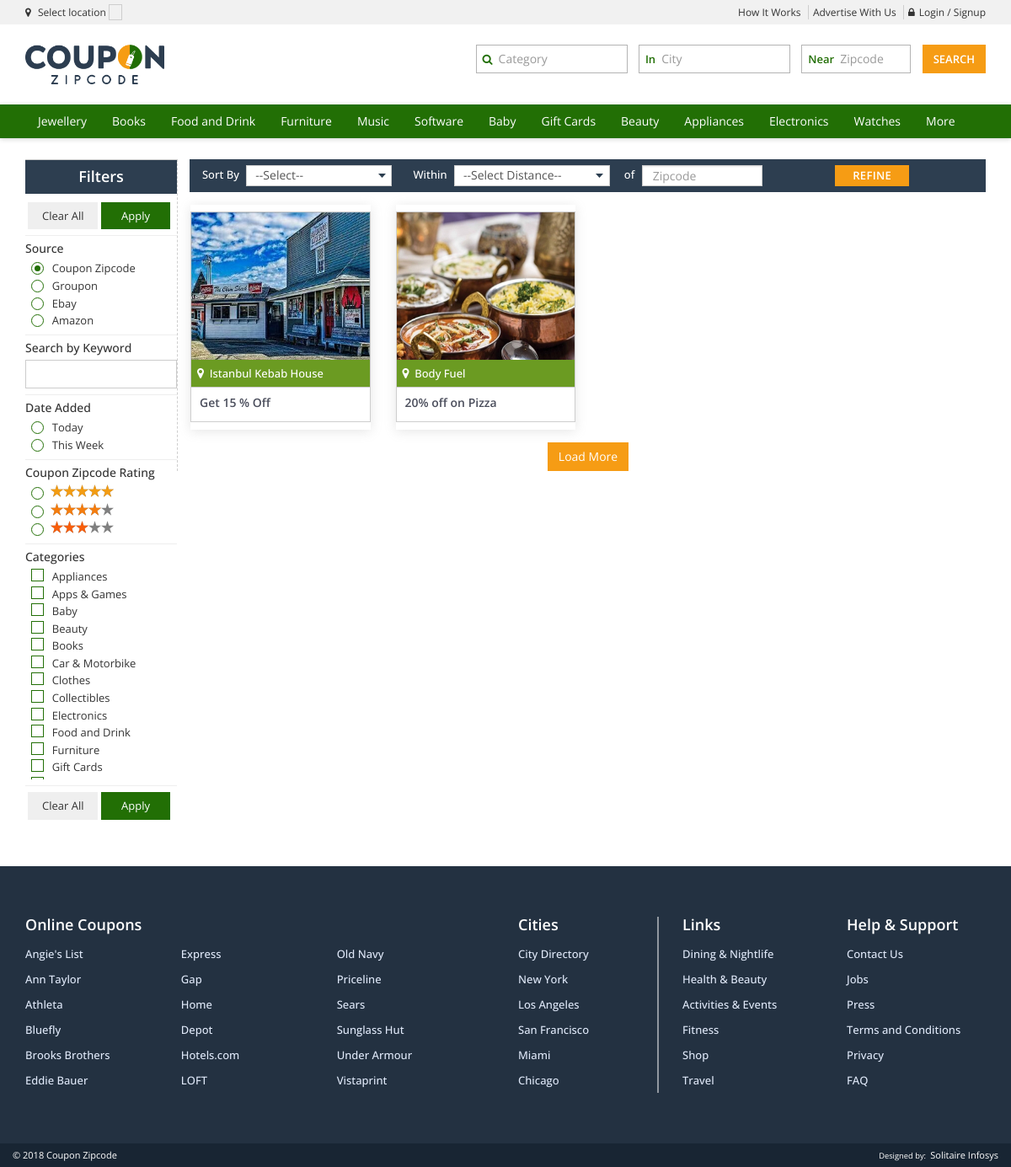
The page /index.php/coupons/list_deals on the database its author committed.
### tables this page shows
CREATE TABLE IF NOT EXISTS `stores_category` (
  `id` int(10) unsigned NOT NULL AUTO_INCREMENT,
  `store_category_name` varchar(128) NOT NULL,
  `store_category_slug` varchar(50) DEFAULT NULL,
  `store_category_keywords` varchar(1024) DEFAULT NULL,
  `store_category_description` longtext,
  `is_featured` tinyint(1) NOT NULL DEFAULT '0',
  `status` int(11) NOT NULL DEFAULT '1',
  `deleted_at` datetime DEFAULT NULL,
  `created_at` datetime NOT NULL,
  `updated_at` datetime DEFAULT NULL,
  PRIMARY KEY (`id`)
);

CREATE TABLE IF NOT EXISTS `coupons` (
  `id` int(10) unsigned NOT NULL AUTO_INCREMENT,
  `coupon_title` varchar(256) NOT NULL,
  `coupon_code` varchar(128) NOT NULL,
  `coupon_type` int(11) NOT NULL DEFAULT '1',
  `coupon_start_date` datetime NOT NULL,
  `coupon_end_date` datetime NOT NULL,
  `coupon_description` longtext NOT NULL,
  `coupon_fine_print` varchar(1024) NOT NULL,
  `coupon_zipcode_id` varchar(50) NOT NULL,
  `coupon_store_id` int(11) NOT NULL,
  `coupon_publish` tinyint(1) NOT NULL DEFAULT '1',
  `status` int(11) NOT NULL DEFAULT '3',
  `deleted_at` datetime DEFAULT NULL,
  `created_at` datetime NOT NULL,
  `updated_at` datetime DEFAULT NULL,
  PRIMARY KEY (`id`)
);

CREATE TABLE IF NOT EXISTS `stores` (
  `id` int(10) unsigned NOT NULL AUTO_INCREMENT,
  `store_name` varchar(256) NOT NULL,
  `store_phone` varchar(20) NOT NULL,
  `store_website` varchar(100) DEFAULT NULL,
  `store_latitude` varchar(15) NOT NULL,
  `store_longitude` varchar(15) NOT NULL,
  `store_zipcode_id` int(11) NOT NULL,
  `store_category_id` int(11) NOT NULL,
  `store_address_id` int(11) NOT NULL,
  `store_type` varchar(128) DEFAULT NULL,
  `store_description` longtext,
  `store_fb_url` varchar(128) DEFAULT NULL,
  `store_tw_url` varchar(128) DEFAULT NULL,
  `store_email` varchar(128) DEFAULT NULL,
  `store_rating` double(2,1) NOT NULL DEFAULT '0.0',
  `store_featured_image` varchar(1024) NOT NULL,
  `is_featured` tinyint(1) NOT NULL DEFAULT '0',
  `status` int(11) NOT NULL DEFAULT '1',
  `deleted_at` datetime DEFAULT NULL,
  `created_at` datetime NOT NULL,
  `updated_at` datetime DEFAULT NULL,
  PRIMARY KEY (`id`)
);

CREATE TABLE IF NOT EXISTS `settings` (
  `id` int(11) NOT NULL AUTO_INCREMENT,
  `setting_key` varchar(128) NOT NULL,
  `setting_value` longtext NOT NULL,
  `created_at` datetime NOT NULL,
  `updated_at` datetime DEFAULT NULL,
  PRIMARY KEY (`id`)
);

### application/views/category_deals.php (the view, shortened to what the rows shown need)
<link rel="stylesheet" type="text/css" href="<?php echo plugin_url() . 'rateyo' . DS . 'jquery.rateyo.min.css'?>">
<div class="row">
	<section class="cat_coupons_wrapper">
		<div class="container">
			<div class="row">
				<div class="section_main">
					<div class="col-sm-3 col-md-2 left-pane">
						<div class="filter_inner_wrap">
							<form action="<?php echo base_url() . 'deals'; ?>" id="deal_search_form">
								<div class="filter_cat_div">
									<?php
									foreach ($all_categories as $keyAC => $valueAC)
									{
									?>
										<ul class="filters-ul hide" id="<?php echo $keyAC . '_cat_ul'; ?>">
											<?php
											foreach ($valueAC as $keySub => $valueSub)
											{
												$cls_str = '';
												if ($keySub > 4)
												{
													$cls_str = 'hid_ul';
												}
												$src_cat_str = 'local-cat';
												if (isset($valueSub['category_source']))
												{
													if ($valueSub['category_source'] == CATEGORY_SRC_EBAY)
													{
														$src_cat_str = 'ebay-cat';
													}
													elseif ($valueSub['category_source'] == CATEGORY_SRC_GROUPON)
													{
														$src_cat_str = 'groupon-cat';
													}
													elseif ($valueSub['category_source'] == CATEGORY_SRC_AMAZON)
													{
														$src_cat_str = 'amazon-cat';
													}
												}
											?>
												<li class="<?php echo $cls_str; ?>" data-src="<?php echo $src_cat_str; ?>">
													<span><?php echo $valueSub['store_category_name']; ?></span>
												</li>
											<?php
											}
											?>
										</ul>
									<?php
									}
									?>
								</div>
							</form>
						</div>
					</div>
					<div class="col-sm-9 col-md-10 right-pane">
						<div class="exclusive_coupan cat_coupons">
							<?php
							if ($total_coupons_fetched > 0)
							{
								$cnt = 1;
								if (array_key_exists('local', $coupons))
								{
									foreach ($coupons['local'] as $keyCC => $valueCC)
									{
										echo $cnt == 1 ? '<div class="row coupon_row_wrap">' : '';
									?>
										<div class="col-sm-3 cpn_adjst_img">
											<a data-toggle="tooltip" title="<?php echo $valueCC['coupon_title']; ?>" data-placement="left" href="<?php echo base_url('coupon/') . $valueCC['id']; ?>">
												<div class="top_rstrnt_deal_wrap">
													<div class="cat_img_div">
														<img src="<?php echo base_url($valueCC['store_image']); ?>" alt="<?php echo $valueCC['coupon_title']; ?>">
													</div>
													<div class="rstrnt_des_wrap">
														<div class="location_box light_green_bg">
															<i class="fa fa-map-marker"></i>&nbsp;
															<?php echo $valueCC['store_name']; ?>
														</div>
														<div class="restrnt_desp_text_box">
															<h4 title="<?php echo $valueCC['coupon_title']; ?>"><?php echo strlen($valueCC['coupon_title']) > 36 ? substr($valueCC['title'], 0, 37) . "..." : $valueCC['coupon_title']; ?></h4>
														</div>
													</div>
												</div>
											</a>
										</div>
									<?php
										$cnt == 4 ? $cnt = 1 : $cnt++;
									}
								}
							}
							?>
						</div>
					</div>
				</div>
			</div>
		</div>
	</section>
</div>

### application/views/includes/header.php (shortened to what the rows shown need)
<!DOCTYPE html>
<html lang="en">
<head>
	<link href="https://maxcdn.bootstrapcdn.com/bootstrap/3.3.7/css/bootstrap.min.css" rel="stylesheet">
	<link href="https://maxcdn.bootstrapcdn.com/font-awesome/4.7.0/css/font-awesome.min.css" rel="stylesheet">
	<?php
		echo css('frontend/style.css');
		echo css('frontend/owl.carousel.css');
		echo css('frontend/responsive.css');
		echo iplugin('easy_autocomplete', array('file_name' => 'easy-autocomplete', 'file_type' => 'css'));
	?>
</head>
<body>
	<div class="container-fluid">
		<header>
			<div class="navigation_bar row">
				<div class="container">
					<div class="row">
						<nav class="navbar navbar-default" role="navigation">
							<div class="collapse navbar-collapse" id="bs-example-navbar-collapse-1">
								<ul class="nav navbar-nav">
									<?php
									$menu_categories = get_settings('frontend_menu');
									foreach ($menu_categories as $keyMC => $valueMC)
									{
									?>
										<li class="<?php echo $this->uri->segment(2) == $valueMC['slug'] ? 'active' : ''; ?>">
											<a href="<?php echo base_url('category/' . $valueMC['slug']); ?>"><?php echo $valueMC['name']; ?></a>
										</li>
									<?php
									}
									?>
								</ul>
							</div>
						</nav>
					</div>
				</div>
			</div>
		</header>

### application/views/includes/footer.php (shortened to what the rows shown need)
<?php
	$general_settings = get_settings('general_settings');
?>
<div class="row">
	<footer>
		<div class="footer_copy_right">
			<span class="pull-left">&copy;&nbsp;<?php echo date('Y'); ?>&nbsp;<?php echo $general_settings['company_name']; ?></span>
			<span class="pull-right">
				<small>Designed by:&nbsp;</small>
				<a href="http://www.slinfy.com" target="_blank">Solitaire Infosys</a>
			</span>
		</div>
	</footer>
</div>
</div>
</body>
</html>

### rows shown on the page
stores_category: store_category_name "Jewellery"
stores_category: store_category_name "Books"
stores_category: store_category_name "Food and Drink"
stores_category: store_category_name "Furniture"
stores_category: store_category_name "Music"
stores_category: store_category_name "Software"
stores_category: store_category_name "Baby"
stores_category: store_category_name "Gift Cards"
stores_category: store_category_name "Beauty"
stores_category: store_category_name "Appliances"
stores_category: store_category_name "Watches"
stores_category: store_category_name "Apps & Games"
stores_category: store_category_name "Car & Motorbike"
stores_category: store_category_name "Clothes"
stores_category: store_category_name "Collectibles"
stores_category: store_category_name "Electronics"
coupons: shows a picture, stores.store_name "Istanbul Kebab House", coupon_title "Get 15 % Off"
coupons: shows a picture, stores.store_name "Body Fuel", coupon_title "20% off on Pizza"
settings: setting_value "Coupon Zipcode"

### other values the page prints
$valueMC['name'] "Electronics"
